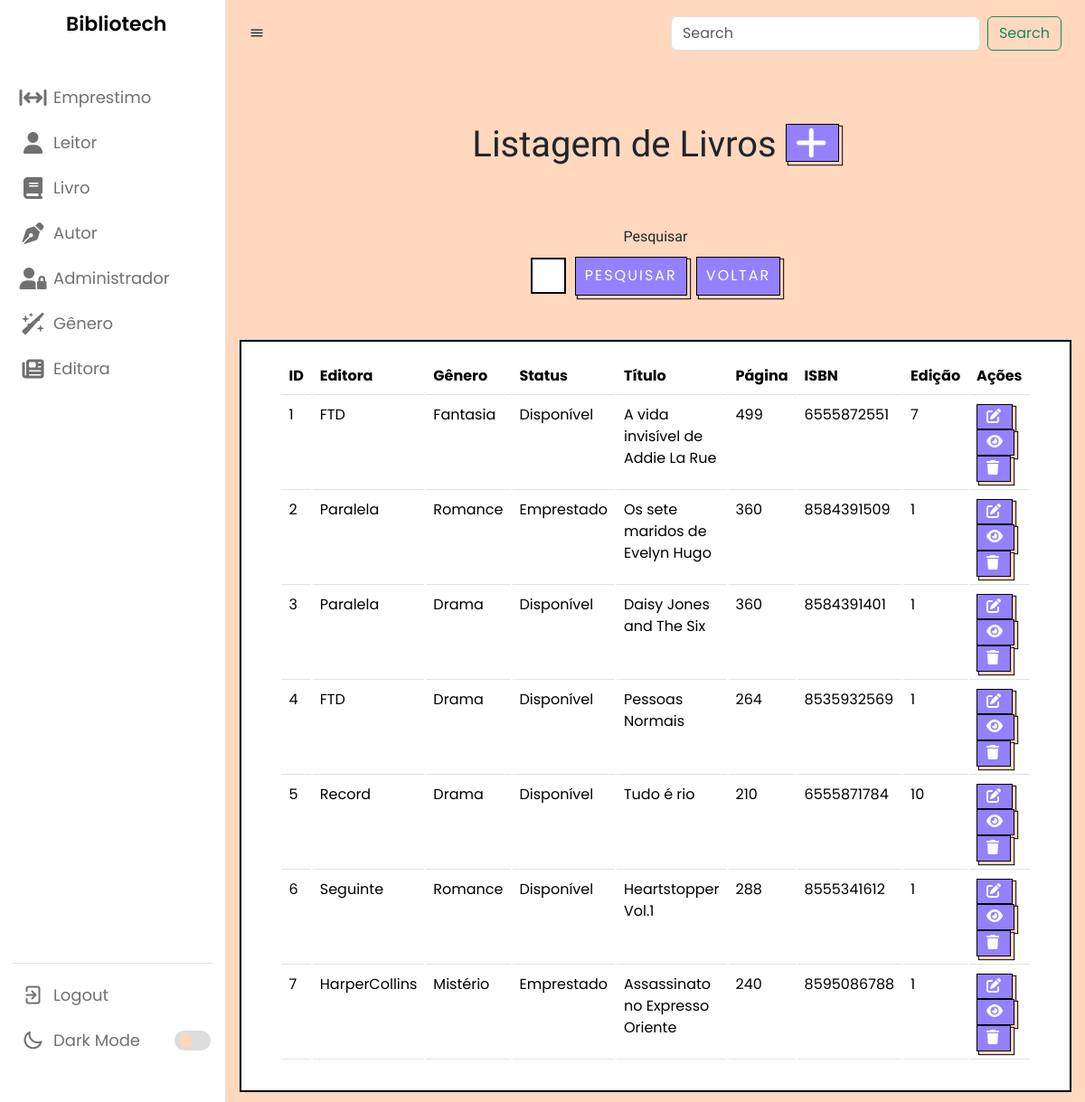
/listarLivros.php, run on an earlier commit of the app's database.
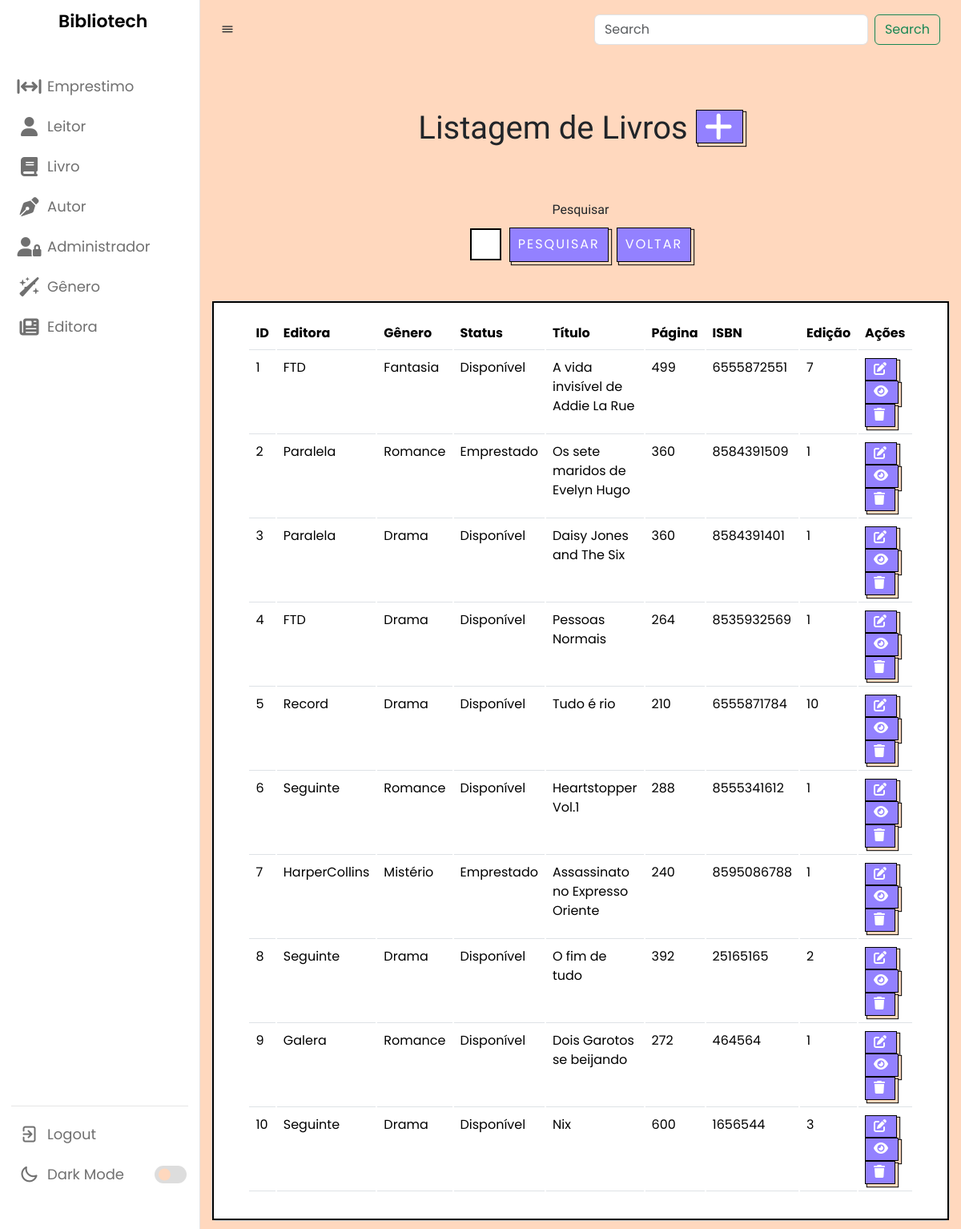
And on a later commit of the database.
### tables this page shows
CREATE TABLE `livro` (
  `id` int(11) NOT NULL,
  `idEditora` int(11) DEFAULT NULL,
  `idGenero` int(11) DEFAULT NULL,
  `statusLivro` varchar(45) NOT NULL,
  `titulo` varchar(250) NOT NULL,
  `pag` varchar(45) DEFAULT NULL,
  `isbn` varchar(15) DEFAULT NULL,
  `edicao` varchar(45) NOT NULL,
  `arquivo` varchar(30) DEFAULT NULL
);

CREATE TABLE `editora` (
  `id` int(11) NOT NULL,
  `status` varchar(45) NOT NULL,
  `nome` varchar(100) NOT NULL
);

CREATE TABLE `genero` (
  `id` int(11) NOT NULL,
  `status` varchar(45) NOT NULL,
  `nome` varchar(100) NOT NULL
);

### listarLivros.php (the view, shortened to what this page needs)
<?php
require_once("conexao.php");
$V_WHERE = "";
$sql = "SELECT livro.id, editora.nome as nomeEditora, genero.nome as nomeGenero, livro.statusLivro, livro.titulo, livro.pag, livro.isbn, livro.edicao, livro.arquivo as arquivo
        FROM livro
        LEFT JOIN editora ON livro.idEditora = editora.id
        LEFT JOIN genero ON livro.idGenero = genero.id
        WHERE 1 = 1" . $V_WHERE;
$resultado = mysqli_query($conexao, $sql);
?>
<?php require_once("navbar.php"); ?>
<br><br><br>
<h1 class="titulo">Listagem de Livros <a href="cadastrarLivro.php" class="botao">
        <i class="fa-solid fa-plus"></i>
    </a></h1>
<br><br>
<center>
    <form method="post">
        <label name="titulo" for="exampleFormControlInput1" class="titulo">Pesquisar</label>
        <div class="input-button-container">
            <input name="titulo" type="text" class="formcampo">
            <button name="pesquisar" stype="button" class="botaopesquisar">Pesquisar</button>
            <a href="listarLivros.php"><button name="voltar" stype="button" class="botaopesquisar">Voltar</button></a>
        </div>
        <br><br>
    </form>
</center>
<center>
    <div class="card cardlistar">
        <div class="card-body cardlistar2">
            <table class="table">
                <thead>
                    <tr>
                        <td scope="col"><b>ID</b></td>
                        <td scope="col"><b>Editora</b></td>
                        <td scope="col"><b>Gênero</b></td>
                        <td scope="col"><b>Status</b></td>
                        <td scope="col"><b>Título</b></td>
                        <td scope="col"><b>Página</b></td>
                        <td scope="col"><b>ISBN</b></td>
                        <td scope="col"><b>Edição</b></td>
                        <td scope="col"><b>Ações</b></td>
                    </tr>
                </thead>
                <tbody>
                    <?php while ($linha = mysqli_fetch_array($resultado)) { ?>
                        <tr>
                            <td>
                                <?= $linha['id'] ?>
                            </td>
                            <td>
                                <?= $linha['nomeEditora'] ?>
                            </td>
                            <td>
                                <?= $linha['nomeGenero'] ?>
                            </td>
                            <td>
                                <?= $linha['statusLivro'] ?>
                            </td>
                            <td>
                                <?= $linha['titulo'] ?>
                            </td>
                            <td>
                                <?= $linha['pag'] ?>
                            </td>
                            <td>
                                <?= $linha['isbn'] ?>
                            </td>
                            <td>
                                <?= $linha['edicao'] ?>
                            </td>
                            <td>
                                <a style="margin-right: 8px;" href="alterarLivro.php? id=<?= $linha['id'] ?>" class="botao">
                                    <i class="fa-solid fa-pen-to-square"></i></a>
                                <a data-bs-toggle="modal" data-bs-target="#exampleModal_<?= $linha['id'] ?>"
                                    style="margin-right: 8px;" name="info" class="botao">
                                    <i class="fa-solid fa-eye"></i>
                                </a>
                                <a href="listarLivros.php? id=<?= $linha['id'] ?>" class="botao"
                                    onclick="return confirm('Deseja mesmo excluir o cadastro?')">
                                    <i class="fa-sharp fa-solid fa-trash"></i> </a>
                            </td>
                        </tr>
                    <?php } ?>
                </tbody>
            </table>
        </div>
    </div>
</center>
</section>
</body>
</html>

What changed in the data, as far as the page shows it:
added livro: id "8", idEditora.nome "Seguinte", idGenero.nome "Drama", statusLivro "Disponível", titulo "O fim de tudo", pag "392", isbn "25165165", edicao "2"
added livro: id "9", idEditora.nome "Galera", idGenero.nome "Romance", statusLivro "Disponível", titulo "Dois Garotos se beijando", pag "272", isbn "464564", edicao "1"
added livro: id "10", idEditora.nome "Seguinte", idGenero.nome "Drama", statusLivro "Disponível", titulo "Nix", pag "600", isbn "1656544", edicao "3"
